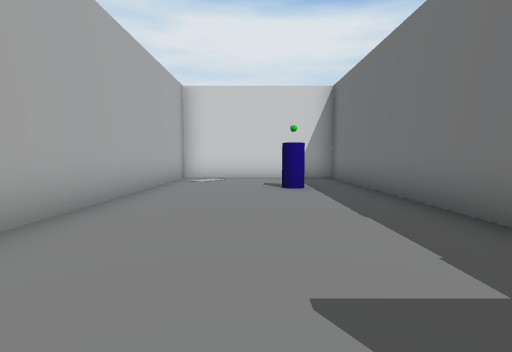
view 1 (above)

16 first-person views from a walk through a Unity game level. The camera is 1.4 m above the floor, tilts 4° down and sees 85° across. The floor is counted in squares, 2 m on a side. Each view is taken from the middle of a square. On the plan, view 1 faces up. The plan holds only what a view shows up to about 9 squares ahead; the rest is blank. The player is left out. Some surface patterns are stand-ins.

view 2
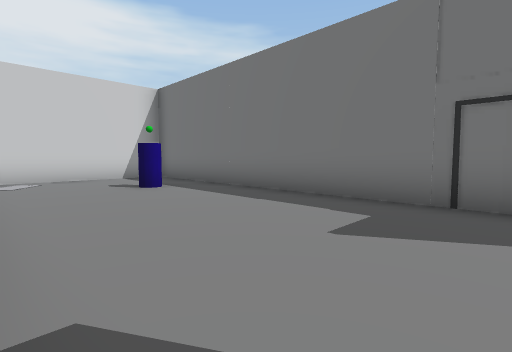

view 3
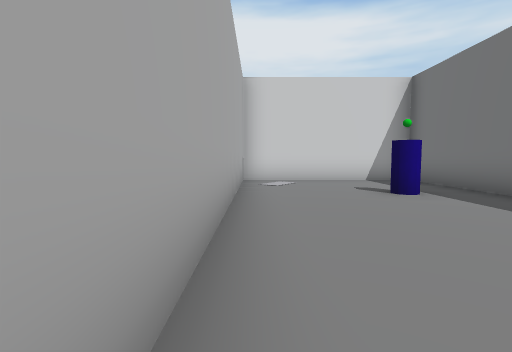

view 4
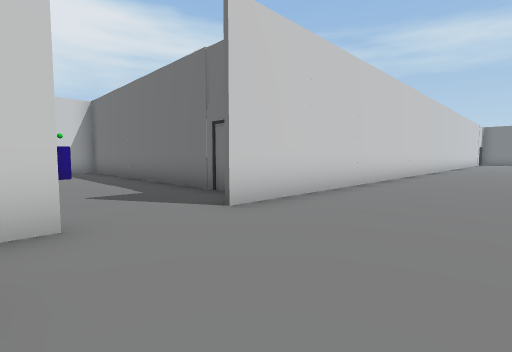

view 5
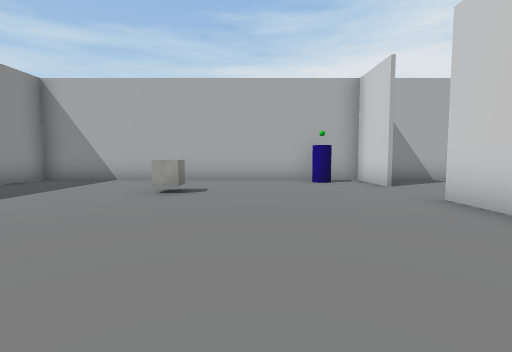

view 6
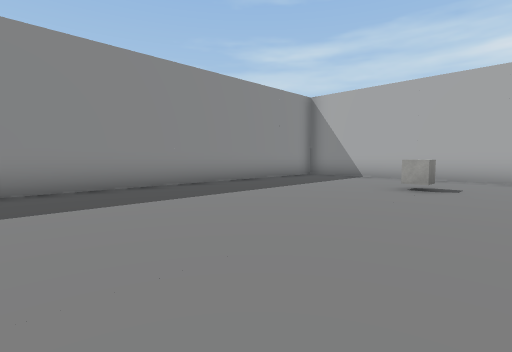

view 7
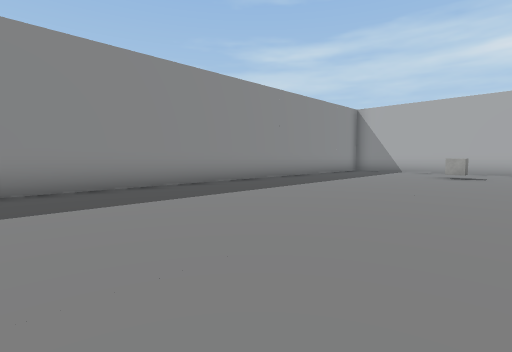

view 8
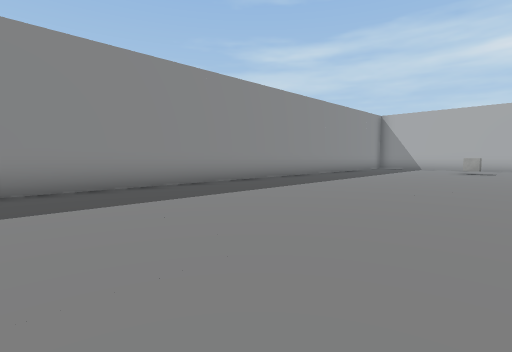

view 9
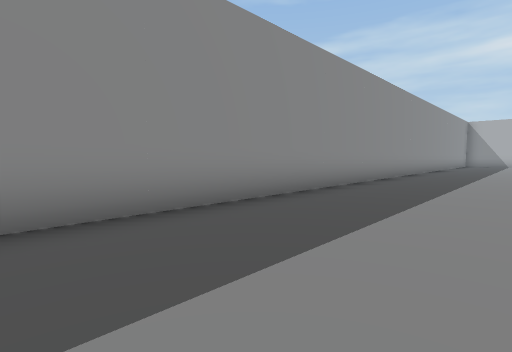

view 10
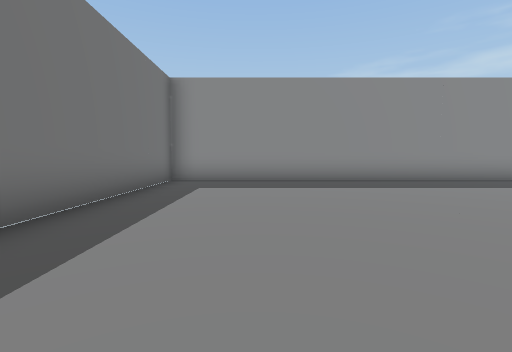

view 11
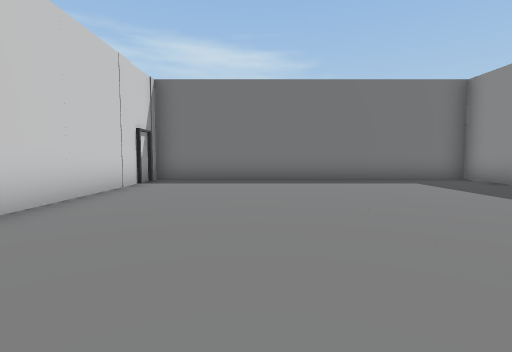

view 12
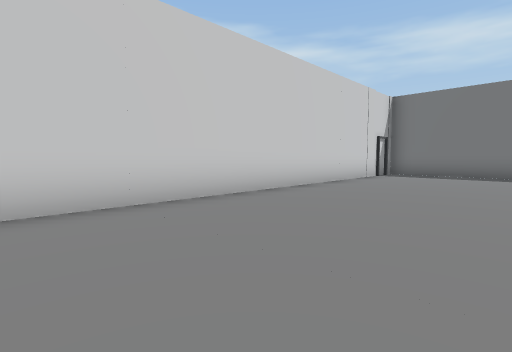

view 13
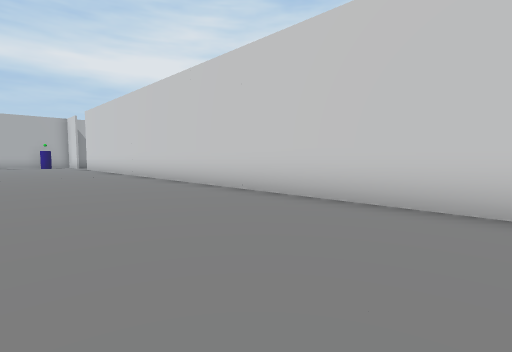

view 14
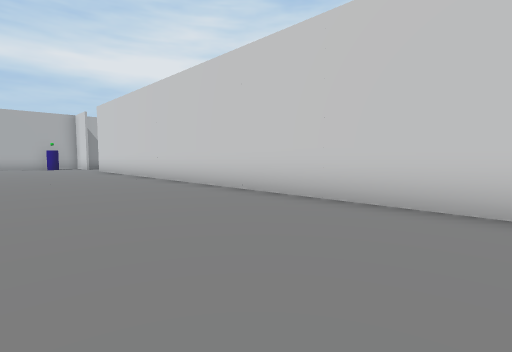

view 15
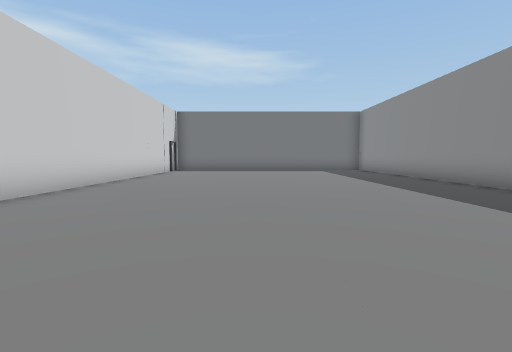

view 16
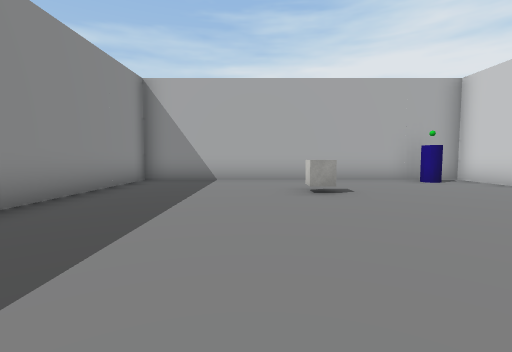

### Floor plan
Points are (right, up) in squares from view 1. A wall is a line through its corners. A room is listed if a view was taken in it or the views show most of it. See-through windows are left out.
Room 1 (views 1, 2, 3)
walls: (2.5, 0.1) (2.5, 9); (2.1, 9.3) (-2.4, 9.3) (-2.4, -1.1)
ways out: opening at (0.5, -1) to room 2
objects: other object (1, 6)
Room 2 (views 4, 5, 6, 7, 8, 9, 10, 11, 12, 13, 14, 15, 16)
walls: (-0.4, -0.9) (-2.5, -0.9); (-2.4, -1.1) (-2.4, -10.3) (27.5, -10.3) (27.5, -0.9) (1.5, -0.9)
ways out: opening at (0.5, -1) to room 1
objects: other object (-2, -2); other object (0, -6)

Positions as (right, up) in squares from view 1, and headings:
1: (0, 0), facing up
2: (-2, 0), facing up-right
3: (-2, 1), facing up
4: (-1, -4), facing up-right
5: (6, -4), facing left
6: (7, -4), facing down-left
7: (11, -4), facing down-left
8: (14, -4), facing down-left
9: (21, -7), facing down-left
10: (25, -2), facing down
11: (19, -4), facing right
12: (16, -5), facing up-right
13: (18, -5), facing up-left
14: (16, -5), facing up-left
15: (13, -5), facing right
16: (6, -7), facing left
